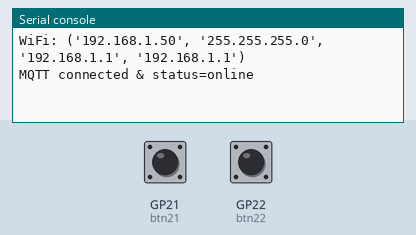
Simulated run of this program. Board: Raspberry Pi Pico running MicroPython. Shown: the last lines printed to the serial console. The test bench sets the inputs (shaded band); at power-on: GP21 (btn21) HIGH, GP22 (btn22) HIGH. WiFi joins after 1.5 s; no MQTT or app messages arrive unless stated.

Above: at 2.9 s.
3.0 s: GP21 (btn21) pulled LOW for 0.15 s
At 4.2 s:
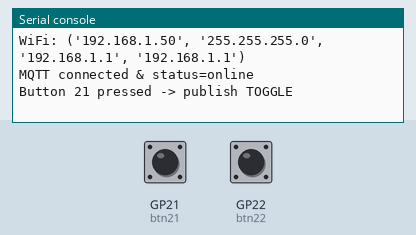
4.6 s: GP22 (btn22) pulled LOW for 0.15 s
At 5.2 s:
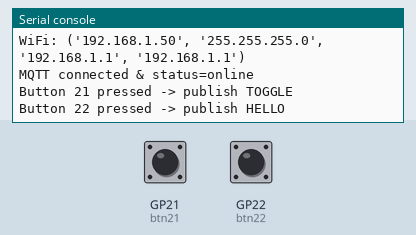

Measured:
- after the input at 3.0 s, the serial console: prints a new line at once (image 1)
- after the input at 4.6 s, the serial console: prints a new line at once (image 2)

The program:

picoA.py
```python
import network, time
from umqtt.simple import MQTTClient
from machine import Pin

# ==== EDIT THESE ====
SSID = "SSID"
PASSWORD = "SSID-Password"
BROKER = "BROKER-IP"
CLIENT_ID = b"PicoA"
# ====================

BUTTON_PIN_21 = 21  # GP21 -> button to GND
BUTTON_PIN_22 = 22  # GP22 -> button to GND
CMD_TOPIC     = b"csc2106/led/cmd"
HELLO_TOPIC     = b"csc2106/led/hello"
STATUS_TOPIC  = b"csc2106/devA/status"

# Initialize both button pins
btn21 = Pin(BUTTON_PIN_21, Pin.IN, Pin.PULL_UP)
btn22 = Pin(BUTTON_PIN_22, Pin.IN, Pin.PULL_UP)

def wifi_connect():
    wlan = network.WLAN(network.STA_IF)
    wlan.active(True)
    wlan.connect(SSID, PASSWORD)
    while not wlan.isconnected():
        time.sleep(0.2)
    print("WiFi:", wlan.ifconfig())

def make_client():
    # keepalive ensures broker notices disconnection; LWT tells others you're offline
    c = MQTTClient(CLIENT_ID, BROKER, keepalive=30)
    c.set_last_will(STATUS_TOPIC, b"offline", retain=True, qos=1)
    c.connect()
    # Advertise we're online (retained so late subscribers see it)
    c.publish(STATUS_TOPIC, b"online", retain=True, qos=1)
    print("MQTT connected & status=online")
    return c

# Function to handle publishing and reconnection logic
def publish_toggle(client):
    try:
        client.publish(CMD_TOPIC, b"TOGGLE", qos=1)
        return client # return the same client if successful
    except Exception as e:
        # try to re-connect once
        print("Publish failed, reconnecting...", e)
        try:
            client.disconnect()
        except:
            pass
        return make_client() # return a new client

# Function to handle publishing and reconnection logic
def publish_hello(client):
    try:
        client.publish(HELLO_TOPIC, b"HELLO", qos=1)
        return client # return the same client if successful
    except Exception as e:
        # try to re-connect once
        print("Publish failed, reconnecting...", e)
        try:
            client.disconnect()
        except:
            pass
        return make_client() # return a new client

def main():
    wifi_connect()
    client = make_client()

    # simple edge detect without debouncing
    last21 = btn21.value()
    last22 = btn22.value()

    # Removed: last_change, DEBOUNCE_MS

    while True:
        # Check Button 21 (GP21)
        v21 = btn21.value()
        if v21 != last21:
            last21 = v21
            if v21 == 0:  # pressed
                print("Button 21 pressed -> publish TOGGLE")
                client = publish_toggle(client) # Update client if re-connection occurred

        # Check Button 22 (GP22)
        v22 = btn22.value()
        if v22 != last22:
            last22 = v22
            if v22 == 0:  # pressed
                print("Button 22 pressed -> publish HELLO")
                client = publish_hello(client) # Update client if re-connection occurred

        # let the broker know we're alive (keepalive pings happen under the hood)
        time.sleep(0.02)

main()
```
